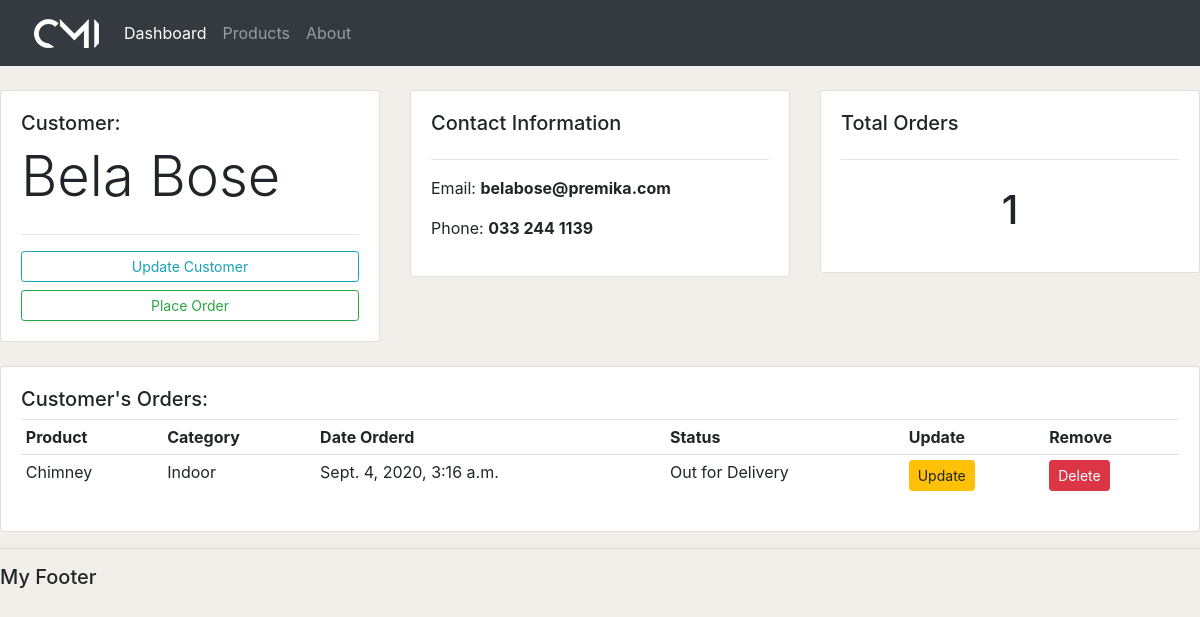
/customer/3/, run on an earlier commit of the app's database.
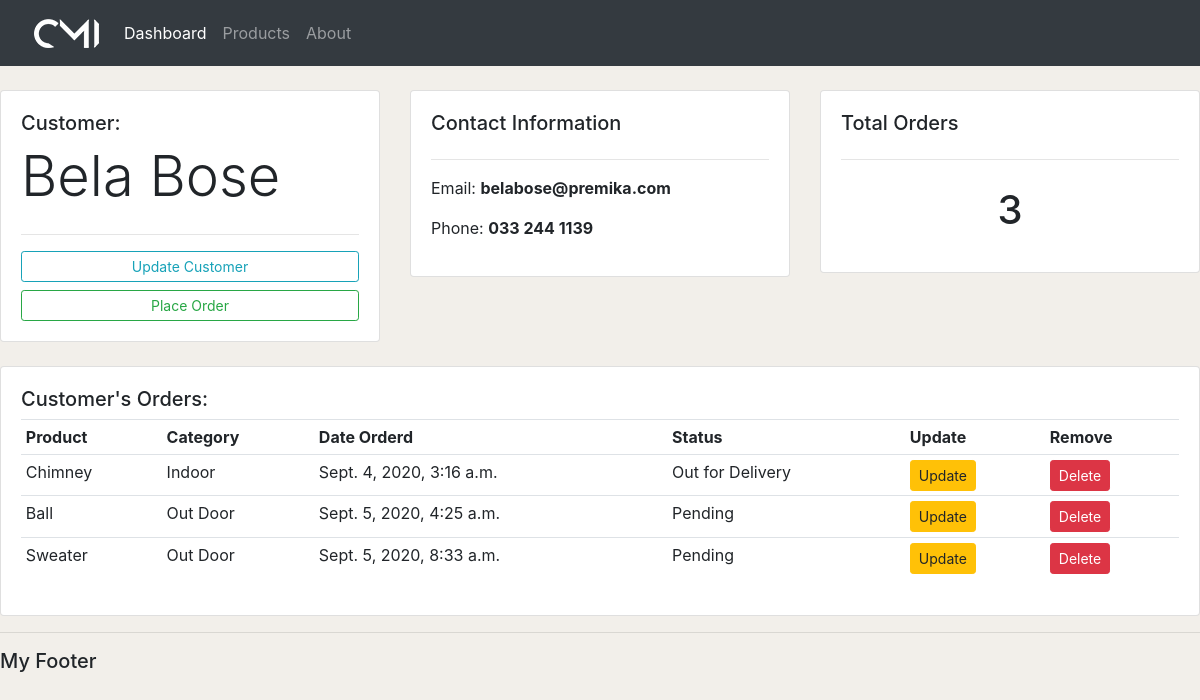
And on a later commit of the database.
### accounts/models.py (models this page shows, shortened)
class Order(models.Model):
    STATUS = (
        ("Pending", "Pending"),
        ("Out for Delivery", "Out for Delivery"),
        ("Delivered", "Delivered"),
    )
    customer = models.ForeignKey(Customer, null=True, on_delete=models.SET_NULL)
    product = models.ForeignKey(Product, null=True, on_delete=models.SET_NULL)
    date_created = models.DateTimeField(auto_now_add=True)
    status = models.CharField(max_length=200, null=True, choices=STATUS)

class Product(models.Model):
    CATEGORY = (
        ("Indoor", "Indoor"),
        ("Out Door", "Out Door"),
    )
    name = models.CharField(max_length=200, null=True)
    price = models.FloatField(null=True)
    category = models.CharField(max_length=200, null=True, choices=CATEGORY)
    description = models.CharField(max_length=200, null=True, blank=True)
    date_created = models.DateTimeField(auto_now_add=True)
    tags = models.ManyToManyField(Tag)
    def __str__(self):
        return self.name

### accounts/views.py (the view)
# urls.py: path("customer/<str:pk>/", views.customer, name="customer"),
def customer(request, pk):
    customer = Customer.objects.get(id=pk)
    orders = customer.order_set.all()
    order_count = orders.count()
    context = {"customer": customer, "orders": orders, "order_count": order_count}
    return render(request, "accounts/customer.html", context)

### accounts/templates/accounts/customer.html
{% extends 'accounts/main.html' %} {% block content %}
<br />
<div class="row">
  <div class="col-md">
    <div class="card card-body">
      <h5>Customer:</h5>
      <h1 class="display-4">{{customer.name}}</h1>
      <hr />
      <a class="btn btn-outline-info btn-sm btn-block" href=""
        >Update Customer</a
      >
      <a
        class="btn btn-outline-success btn-sm btn-block"
        href="{% url 'create_order' customer.id %}"
        >Place Order</a
      >
    </div>
  </div>
  <div class="col-md">
    <div class="card card-body">
      <h5>Contact Information</h5>
      <hr />
      <p>Email: <b>{{customer.email}}</b></p>
      <p>Phone: <b>{{customer.phone}}</b></p>
    </div>
  </div>
  <div class="col-md">
    <div class="card card-body">
      <h5>Total Orders</h5>
      <hr />
      <h1 style="text-align: center; padding: 10px">{{order_count}}</h1>
    </div>
  </div>
</div>
<br />
<div class="row">
  <div class="col-md">
    <div class="card card-body">
      <h5>Customer's Orders:</h5>
      <table class="table table-sm">
        <tr>
          <th>Product</th>
          <th>Category</th>
          <th>Date Orderd</th>
          <th>Status</th>
          <th>Update</th>
          <th>Remove</th>
        </tr>
        {% for order in orders %}
        <tr>
          <td>{{order.product}}</td>
          <td>{{order.product.category}}</td>
          <td>{{order.date_created}}</td>
          <td>{{order.status}}</td>
          <td>
            <a
              class="btn btn-warning btn-sm"
              href="{% url 'update_order' order.id %}"
              >Update</a
            >
          </td>
          <td>
            <a
              class="btn btn-danger btn-sm"
              href="{% url 'delete_order' order.id %}"
              >Delete</a
            >
          </td>
        </tr>
        {% endfor %}
      </table>
    </div>
  </div>
</div>
{% endblock %}

What changed in the data, as far as the page shows it:
added Order: product "Ball", product.category "Out Door", date_created "Sept. 5, 2020, 4:25 a.m.", status "Pending"
added Order: product "Sweater", product.category "Out Door", date_created "Sept. 5, 2020, 8:33 a.m.", status "Pending"
Also different on the page:
{{ order_count }}: "1" → "3"
